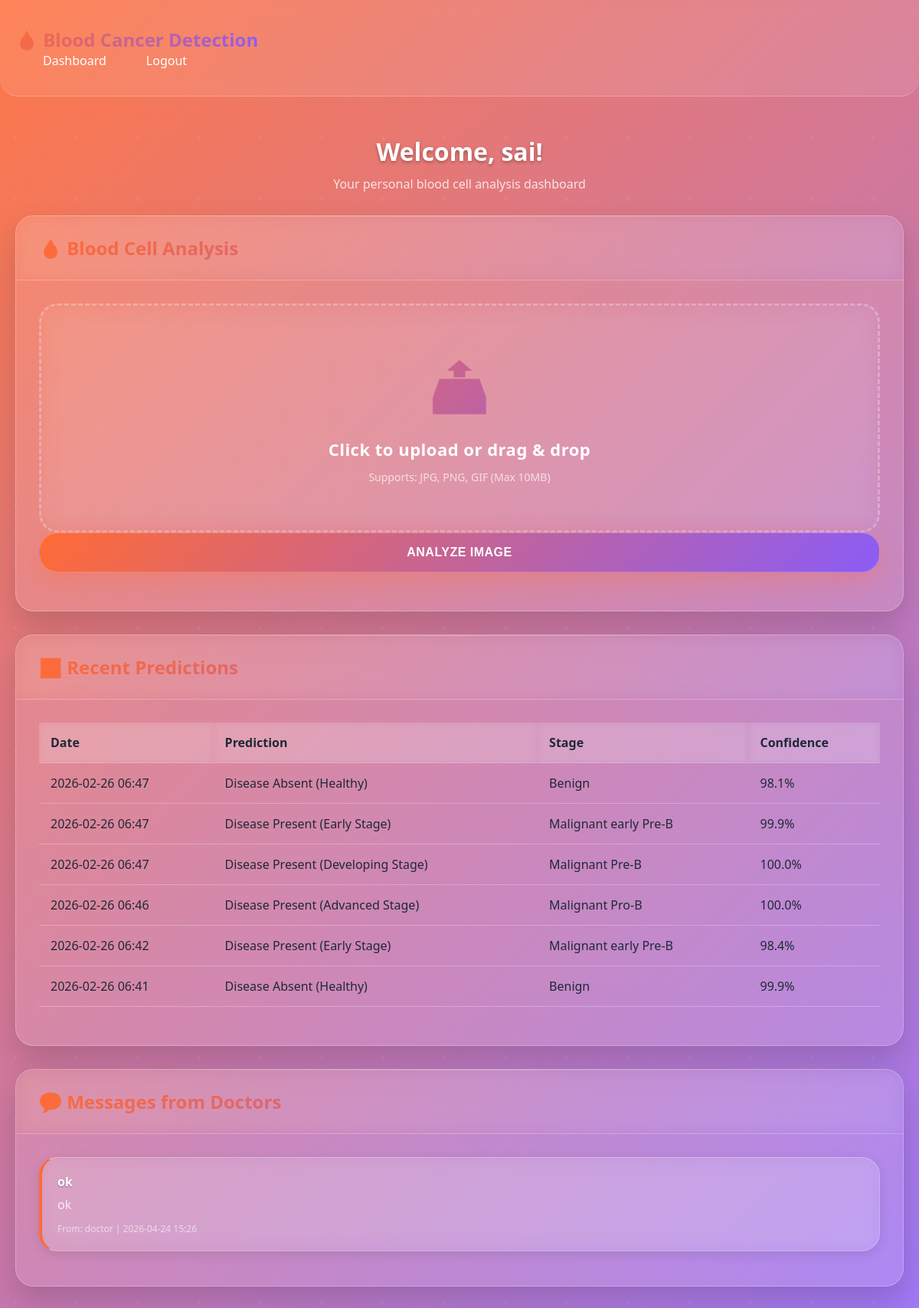
The page /patient/dashboard (signed in) on the database its author committed.
### app.py (models this page shows)
class User(UserMixin, db.Model):
    id = db.Column(db.Integer, primary_key=True)
    username = db.Column(db.String(150), unique=True, nullable=False)
    email = db.Column(db.String(150), unique=True, nullable=False)
    password_hash = db.Column(db.String(128), nullable=False)
    role = db.Column(db.String(20), nullable=False)  # 'patient', 'doctor', 'admin'
    full_name = db.Column(db.String(150), nullable=False)
    phone = db.Column(db.String(20))
    created_at = db.Column(db.DateTime, default=datetime.utcnow)
    predictions = db.relationship('Prediction', backref='user', lazy=True)
    sent_messages = db.relationship('Message', foreign_keys='Message.sender_id', backref='sender', lazy=True)
    received_messages = db.relationship('Message', foreign_keys='Message.recipient_id', backref='recipient', lazy=True)

class Prediction(db.Model):
    id = db.Column(db.Integer, primary_key=True)
    user_id = db.Column(db.Integer, db.ForeignKey('user.id'), nullable=False)
    prediction = db.Column(db.String(200), nullable=False)
    status = db.Column(db.String(10), nullable=False)  # 'YES' or 'NO'
    stage = db.Column(db.String(50))
    severity = db.Column(db.String(50))
    description = db.Column(db.Text)
    confidence = db.Column(db.Float, nullable=False)
    created_at = db.Column(db.DateTime, default=datetime.utcnow)

class Message(db.Model):
    id = db.Column(db.Integer, primary_key=True)
    sender_id = db.Column(db.Integer, db.ForeignKey('user.id'), nullable=False)
    recipient_id = db.Column(db.Integer, db.ForeignKey('user.id'), nullable=False)
    subject = db.Column(db.String(200), nullable=False)
    content = db.Column(db.Text, nullable=False)
    sent_at = db.Column(db.DateTime, default=datetime.utcnow)
    read = db.Column(db.Boolean, default=False)

### app.py (the view)
@app.route('/patient/dashboard')
@login_required
def patient_dashboard():
    if current_user.role != 'patient':
        return redirect(url_for('home'))
    predictions = Prediction.query.filter_by(user_id=current_user.id).order_by(Prediction.created_at.desc()).limit(10).all()
    messages = Message.query.filter_by(recipient_id=current_user.id).order_by(Message.sent_at.desc()).all()
    return render_template('patient_dashboard.html', predictions=predictions, messages=messages)

### app.py (called while the page is built)
@login_manager.user_loader
def load_user(user_id):
    return User.query.get(int(user_id))

### templates/patient_dashboard.html (shortened to what this page needs)
<!DOCTYPE html>
<html lang="en">
<head>
    <link rel="stylesheet" href="{{ url_for('static', filename='css/style.css') }}">
</head>
<body>
    <nav class="navbar">
        <div class="container">
            <a class="navbar-brand" href="#">🩸 Blood Cancer Detection</a>
            <ul class="navbar-nav">
                <li><a href="{{ url_for('patient_dashboard') }}">Dashboard</a></li>
                <li><a href="{{ url_for('logout') }}">Logout</a></li>
            </ul>
        </div>
    </nav>
    <div class="container">
        <div class="dashboard-header">
            <h1>Welcome, {{ current_user.full_name }}!</h1>
            <p>Your personal blood cell analysis dashboard</p>
        </div>
        <div class="card">
            <div class="card-header">
                <h3>🩸 Blood Cell Analysis</h3>
            </div>
            <div class="card-body">
                <div class="upload-area" id="uploadArea">
                    <div class="upload-icon">📤</div>
                    <div class="upload-text">Click to upload or drag & drop</div>
                    <div class="upload-hint">Supports: JPG, PNG, GIF (Max 10MB)</div>
                </div>
                <button class="btn btn-primary" id="predictBtn" disabled style="width: 100%; margin-bottom: 20px;">Analyze Image</button>
            </div>
        </div>
        <div class="card">
            <div class="card-header">
                <h3>📊 Recent Predictions</h3>
            </div>
            <div class="card-body">
                {% if predictions %}
                    <table class="table">
                        <thead>
                            <tr>
                                <th>Date</th>
                                <th>Prediction</th>
                                <th>Stage</th>
                                <th>Confidence</th>
                            </tr>
                        </thead>
                        <tbody>
                            {% for prediction in predictions %}
                            <tr>
                                <td>{{ prediction.created_at.strftime('%Y-%m-%d %H:%M') }}</td>
                                <td>{{ prediction.prediction }}</td>
                                <td>{{ prediction.stage or 'N/A' }}</td>
                                <td>{{ "%.1f"|format(prediction.confidence * 100) }}%</td>
                            </tr>
                            {% endfor %}
                        </tbody>
                    </table>
                {% else %}
                    <p>No predictions yet. Upload an image to get started!</p>
                {% endif %}
            </div>
        </div>
        <div class="card">
            <div class="card-header">
                <h3>💬 Messages from Doctors</h3>
            </div>
            <div class="card-body">
                {% if messages %}
                    {% for message in messages %}
                    <div class="message-card {% if not message.read %}unread{% endif %}">
                        <div class="message-subject">{{ message.subject }}</div>
                        <div class="message-content">{{ message.content }}</div>
                        <div class="message-date">From: {{ message.sender.full_name }} | {{ message.sent_at.strftime('%Y-%m-%d %H:%M') }}</div>
                    </div>
                    {% endfor %}
                {% else %}
                    <p>No messages from doctors yet.</p>
                {% endif %}
            </div>
        </div>
    </div>
</body>
</html>

### rows shown on the page
User: full_name "sai"
Prediction: created_at "2026-02-26 06:47", prediction "Disease Absent (Healthy)", stage "Benign", prediction.confidence*100 "98.1"
Prediction: created_at "2026-02-26 06:47", prediction "Disease Present (Early Stage)", stage "Malignant early Pre-B", prediction.confidence*100 "99.9"
Prediction: created_at "2026-02-26 06:47", prediction "Disease Present (Developing Stage)", stage "Malignant Pre-B", prediction.confidence*100 "100.0"
Prediction: created_at "2026-02-26 06:46", prediction "Disease Present (Advanced Stage)", stage "Malignant Pro-B", prediction.confidence*100 "100.0"
Prediction: created_at "2026-02-26 06:42", prediction "Disease Present (Early Stage)", stage "Malignant early Pre-B", prediction.confidence*100 "98.4"
Prediction: created_at "2026-02-26 06:41", prediction "Disease Absent (Healthy)", stage "Benign", prediction.confidence*100 "99.9"
Message: subject "ok", content "ok", sender.full_name "doctor", sent_at "2026-04-24 15:26"
